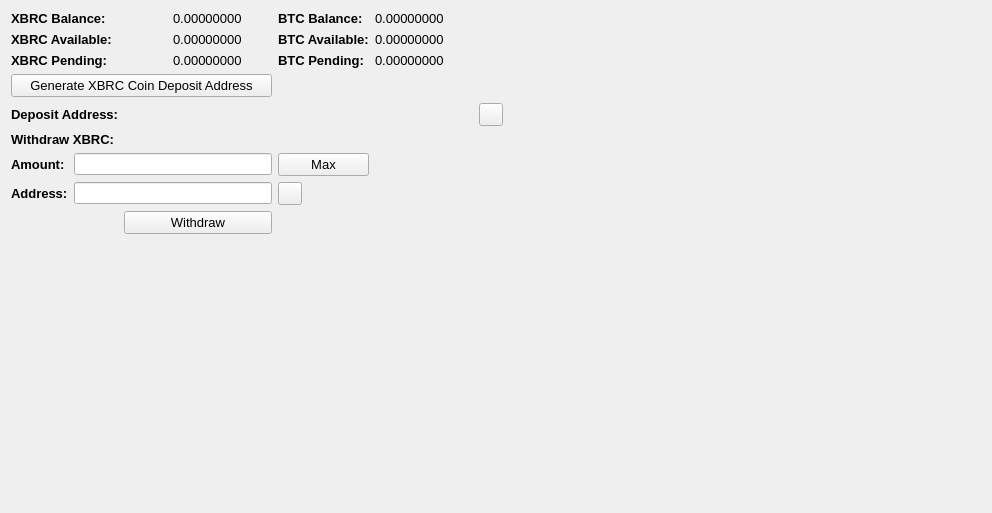
     <widget class="QWidget" name="BalanceTab">
      <attribute name="title">
       <string>Balance</string>
      </attribute>
      <layout class="QGridLayout" name="gridLayout_2">
       <item row="0" column="0" colspan="2">
        <widget class="QLabel" name="label_11">
         <property name="font">
          <font>
           <pointsize>10</pointsize>
           <weight>75</weight>
           <bold>true</bold>
          </font>
         </property>
         <property name="text">
          <string>XBRC Balance:</string>
         </property>
        </widget>
       </item>
       <item row="0" column="3">
        <widget class="QLabel" name="FORBalanceLabel">
         <property name="font">
          <font>
           <pointsize>10</pointsize>
          </font>
         </property>
         <property name="text">
          <string>0.00000000</string>
         </property>
         <property name="textInteractionFlags">
          <set>Qt::LinksAccessibleByMouse|Qt::TextSelectableByMouse</set>
         </property>
        </widget>
       </item>
       <item row="0" column="4">
        <widget class="QLabel" name="label_12">
         <property name="font">
          <font>
           <pointsize>10</pointsize>
           <weight>75</weight>
           <bold>true</bold>
          </font>
         </property>
         <property name="text">
          <string>BTC Balance:</string>
         </property>
        </widget>
       </item>
       <item row="0" column="5">
        <widget class="QLabel" name="BitcoinBalanceLabel">
         <property name="font">
          <font>
           <pointsize>10</pointsize>
          </font>
         </property>
         <property name="text">
          <string>0.00000000</string>
         </property>
         <property name="textInteractionFlags">
          <set>Qt::LinksAccessibleByMouse|Qt::TextSelectableByMouse</set>
         </property>
        </widget>
       </item>
       <item row="0" column="7" rowspan="10">
        <spacer name="horizontalSpacer_4">
         <property name="orientation">
          <enum>Qt::Horizontal</enum>
         </property>
         <property name="sizeHint" stdset="0">
          <size>
           <width>478</width>
           <height>488</height>
          </size>
         </property>
        </spacer>
       </item>
       <item row="1" column="0" colspan="2">
        <widget class="QLabel" name="label_13">
         <property name="font">
          <font>
           <pointsize>10</pointsize>
           <weight>75</weight>
           <bold>true</bold>
          </font>
         </property>
         <property name="text">
          <string>XBRC Available:</string>
         </property>
        </widget>
       </item>
       <item row="1" column="3">
        <widget class="QLabel" name="FORAvailableLabel_2">
         <property name="font">
          <font>
           <pointsize>10</pointsize>
          </font>
         </property>
         <property name="text">
          <string>0.00000000</string>
         </property>
         <property name="textInteractionFlags">
          <set>Qt::LinksAccessibleByMouse|Qt::TextSelectableByMouse</set>
         </property>
        </widget>
       </item>
       <item row="1" column="4">
        <widget class="QLabel" name="label_15">
         <property name="font">
          <font>
           <pointsize>10</pointsize>
           <weight>75</weight>
           <bold>true</bold>
          </font>
         </property>
         <property name="text">
          <string>BTC Available:</string>
         </property>
        </widget>
       </item>
       <item row="1" column="5">
        <widget class="QLabel" name="BitcoinAvailableLabel">
         <property name="font">
          <font>
           <pointsize>10</pointsize>
          </font>
         </property>
         <property name="text">
          <string>0.00000000</string>
         </property>
         <property name="textInteractionFlags">
          <set>Qt::LinksAccessibleByMouse|Qt::TextSelectableByMouse</set>
         </property>
        </widget>
       </item>
       <item row="2" column="0" colspan="2">
        <widget class="QLabel" name="label_14">
         <property name="font">
          <font>
           <pointsize>10</pointsize>
           <weight>75</weight>
           <bold>true</bold>
          </font>
         </property>
         <property name="text">
          <string>XBRC Pending:</string>
         </property>
        </widget>
       </item>
       <item row="2" column="3">
        <widget class="QLabel" name="FORPendingLabel">
         <property name="font">
          <font>
           <pointsize>10</pointsize>
          </font>
         </property>
         <property name="text">
          <string>0.00000000</string>
         </property>
         <property name="textInteractionFlags">
          <set>Qt::LinksAccessibleByMouse|Qt::TextSelectableByMouse</set>
         </property>
        </widget>
       </item>
       <item row="2" column="4">
        <widget class="QLabel" name="label_31">
         <property name="font">
          <font>
           <pointsize>10</pointsize>
           <weight>75</weight>
           <bold>true</bold>
          </font>
         </property>
         <property name="text">
          <string>BTC Pending:</string>
         </property>
        </widget>
       </item>
       <item row="2" column="5">
        <widget class="QLabel" name="BitcoinPendingLabel">
         <property name="font">
          <font>
           <pointsize>10</pointsize>
          </font>
         </property>
         <property name="text">
          <string>0.00000000</string>
         </property>
         <property name="textInteractionFlags">
          <set>Qt::LinksAccessibleByMouse|Qt::TextSelectableByMouse</set>
         </property>
        </widget>
       </item>
       <item row="3" column="0" colspan="4">
        <widget class="QPushButton" name="GenDepositBTN">
         <property name="font">
          <font>
           <pointsize>10</pointsize>
          </font>
         </property>
         <property name="text">
          <string>Generate XBRC Coin Deposit Address</string>
         </property>
        </widget>
       </item>
       <item row="4" column="0" colspan="3">
        <widget class="QLabel" name="label_33">
         <property name="font">
          <font>
           <pointsize>10</pointsize>
           <weight>75</weight>
           <bold>true</bold>
          </font>
         </property>
         <property name="text">
          <string>Deposit Address:</string>
         </property>
        </widget>
       </item>
       <item row="4" column="3" colspan="3">
        <widget class="QLabel" name="DepositAddressLabel">
         <property name="minimumSize">
          <size>
           <width>300</width>
           <height>0</height>
          </size>
         </property>
         <property name="palette">
          <palette>
           <active>
            <colorrole role="WindowText">
             <brush brushstyle="SolidPattern">
              <color alpha="255">
               <red>0</red>
               <green>0</green>
               <blue>0</blue>
              </color>
             </brush>
            </colorrole>
            <colorrole role="Text">
             <brush brushstyle="SolidPattern">
              <color alpha="255">
               <red>0</red>
               <green>0</green>
               <blue>255</blue>
              </color>
             </brush>
            </colorrole>
           </active>
           <inactive>
            <colorrole role="WindowText">
             <brush brushstyle="SolidPattern">
              <color alpha="255">
               <red>0</red>
               <green>0</green>
               <blue>0</blue>
              </color>
             </brush>
            </colorrole>
            <colorrole role="Text">
             <brush brushstyle="SolidPattern">
              <color alpha="255">
               <red>0</red>
               <green>0</green>
               <blue>255</blue>
              </color>
             </brush>
            </colorrole>
           </inactive>
           <disabled>
            <colorrole role="WindowText">
             <brush brushstyle="SolidPattern">
              <color alpha="255">
               <red>120</red>
               <green>120</green>
               <blue>120</blue>
              </color>
             </brush>
            </colorrole>
            <colorrole role="Text">
             <brush brushstyle="SolidPattern">
              <color alpha="255">
               <red>120</red>
               <green>120</green>
               <blue>120</blue>
              </color>
             </brush>
            </colorrole>
           </disabled>
          </palette>
         </property>
         <property name="font">
          <font>
           <pointsize>10</pointsize>
           <weight>75</weight>
           <bold>true</bold>
          </font>
         </property>
         <property name="text">
          <string/>
         </property>
         <property name="alignment">
          <set>Qt::AlignRight|Qt::AlignTrailing|Qt::AlignVCenter</set>
         </property>
         <property name="textInteractionFlags">
          <set>Qt::LinksAccessibleByMouse|Qt::TextSelectableByKeyboard|Qt::TextSelectableByMouse</set>
         </property>
        </widget>
       </item>
       <item row="4" column="6">
        <widget class="QToolButton" name="DepositCopyButton">
         <property name="toolTip">
          <string>Copy to clipboard</string>
         </property>
         <property name="text">
          <string/>
         </property>
         <property name="icon">
          <iconset resource="../bitcoin.qrc">
           <normaloff>:/icons/editcopy</normaloff>:/icons/editcopy</iconset>
         </property>
         <property name="shortcut">
          <string>Alt+P</string>
         </property>
        </widget>
       </item>
       <item row="5" column="0" colspan="2">
        <widget class="QLabel" name="label_34">
         <property name="font">
          <font>
           <pointsize>10</pointsize>
           <weight>75</weight>
           <bold>true</bold>
          </font>
         </property>
         <property name="text">
          <string>Withdraw XBRC:</string>
         </property>
        </widget>
       </item>
       <item row="6" column="0">
        <widget class="QLabel" name="label_26">
         <property name="font">
          <font>
           <pointsize>10</pointsize>
           <weight>75</weight>
           <bold>true</bold>
          </font>
         </property>
         <property name="text">
          <string>Amount:</string>
         </property>
        </widget>
       </item>
       <item row="6" column="1" colspan="3">
        <widget class="QLineEdit" name="WithdrawUnitsInput">
         <property name="font">
          <font>
           <pointsize>9</pointsize>
           <weight>75</weight>
           <bold>true</bold>
          </font>
         </property>
         <property name="text">
          <string/>
         </property>
        </widget>
       </item>
       <item row="6" column="4">
        <widget class="QPushButton" name="Withdraw_Max_Amount">
         <property name="font">
          <font>
           <pointsize>10</pointsize>
          </font>
         </property>
         <property name="text">
          <string>Max</string>
         </property>
        </widget>
       </item>
       <item row="7" column="0">
        <widget class="QLabel" name="label_10">
         <property name="font">
          <font>
           <pointsize>10</pointsize>
           <weight>75</weight>
           <bold>true</bold>
          </font>
         </property>
         <property name="text">
          <string>Address:</string>
         </property>
        </widget>
       </item>
       <item row="7" column="1" colspan="3">
        <widget class="QLineEdit" name="WithdrawAddress">
         <property name="font">
          <font>
           <pointsize>9</pointsize>
           <weight>75</weight>
           <bold>true</bold>
          </font>
         </property>
        </widget>
       </item>
       <item row="7" column="4">
        <widget class="QToolButton" name="WithdrawPasteButton">
         <property name="toolTip">
          <string>Paste from clipboard</string>
         </property>
         <property name="text">
          <string/>
         </property>
         <property name="icon">
          <iconset resource="../bitcoin.qrc">
           <normaloff>:/icons/editpaste</normaloff>:/icons/editpaste</iconset>
         </property>
         <property name="shortcut">
          <string>Alt+P</string>
         </property>
        </widget>
       </item>
       <item row="8" column="2" colspan="2">
        <widget class="QPushButton" name="WithdrawUnitsBtn">
         <property name="font">
          <font>
           <pointsize>10</pointsize>
          </font>
         </property>
         <property name="text">
          <string>Withdraw</string>
         </property>
        </widget>
       </item>
       <item row="9" column="0" colspan="6">
        <spacer name="verticalSpacer">
         <property name="orientation">
          <enum>Qt::Vertical</enum>
         </property>
         <property name="sizeHint" stdset="0">
          <size>
           <width>428</width>
           <height>262</height>
          </size>
         </property>
        </spacer>
       </item>
      </layout>
      <zorder>label_31</zorder>
      <zorder>label_15</zorder>
      <zorder>label_12</zorder>
      <zorder>label_14</zorder>
      <zorder>label_13</zorder>
      <zorder>label_11</zorder>
      <zorder>BitcoinBalanceLabel</zorder>
      <zorder>FORBalanceLabel</zorder>
      <zorder>FORAvailableLabel_2</zorder>
      <zorder>FORPendingLabel</zorder>
      <zorder>BitcoinAvailableLabel</zorder>
      <zorder>BitcoinPendingLabel</zorder>
      <zorder>label_33</zorder>
      <zorder>GenDepositBTN</zorder>
      <zorder>DepositAddressLabel</zorder>
      <zorder>Withdraw_Max_Amount</zorder>
      <zorder>label_34</zorder>
      <zorder>WithdrawUnitsInput</zorder>
      <zorder>label_10</zorder>
      <zorder>label_26</zorder>
      <zorder>WithdrawAddress</zorder>
      <zorder>WithdrawUnitsBtn</zorder>
      <zorder>horizontalSpacer_4</zorder>
      <zorder>verticalSpacer</zorder>
      <zorder>WithdrawPasteButton</zorder>
      <zorder>DepositCopyButton</zorder>
     </widget>
